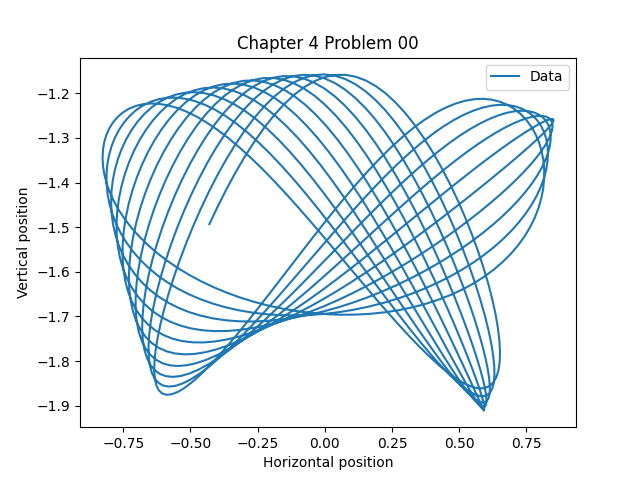

Here is the Python script that generated this plot:
# Program to plot the motion of a ”spring y pendulum ” .

from matplotlib import pyplot as plt
import numpy as np
from scipy.integrate import odeint

N = 1000  # number of steps to take

# We actually have FOUR parameters to track, here :
# L , Ldot , theta, and thetadot .
# So instead of the usual Nx2 array , make it Nx4.
# Each 4−element row will be used for the state of
# the system at one instant, and each instant is
# separated by time dt. I’ll use the order given above.

y = np.zeros([4])
Lo = 1.0  #unstretched spring length
L = 1.0  # Initial stretch of spring
vo = 0.0  #initial velocity
thetao = 0.3  # radians
omegao = 0.0  #initial angular velocity
y[0] = L  # setinitial state
y[1] = vo
y[2] = thetao
y[3] = omegao
time = np.linspace(0, 25, N)

k = 3.5  # spring constant , in N/m
m = 0.2  # mass , in kg
gravity = 9.8  # g , in m/sˆ2


def springpendulum(y, time):

    # This defines the set of differential equations
    # we are solving. Note that there are more than
    # just the usual two derivatives!

    g0 = y[1]
    g1 = (Lo + y[0]) * y[3] * y[3] - k / m * y[0] + gravity * np.cos(y[2])
    g2 = y[3]
    g3 = -(gravity * np.sin(y[2]) + 2.0 * y[1] * y[3]) / (Lo + y[0])
    return np.array([g0, g1, g2, g3])


# Now we do t h e c a l c u l a t i o n s .
answer = odeint(springpendulum, y, time)
# Now graph the results.
# rather than graph in terms of t, I’m going
# to graph the track the mass takes in 2D.
# This will require that I change L, theta data
# to x, y data.
# print(answer)

xdata = (Lo + answer[:, 0]) * np.sin(answer[:, 2])
ydata = -(Lo + answer[:, 0]) * np.cos(answer[:, 2])
# Note that even in the OO-style, we use `.pyplot.figure` to create the figure.
fig, ax = plt.subplots()  # Create a figure and an axes.
ax.plot(xdata, ydata, label="Data")  # Plot some data on the axes.
ax.set_xlabel("Horizontal position")  # Add an x-label to the axes.
ax.set_ylabel("Vertical position")  # Add a y-label to the axes.
ax.set_title("Chapter 4 Problem 00")  # Add a title to the axes.
ax.legend()  # Add a legend.
plt.show()
